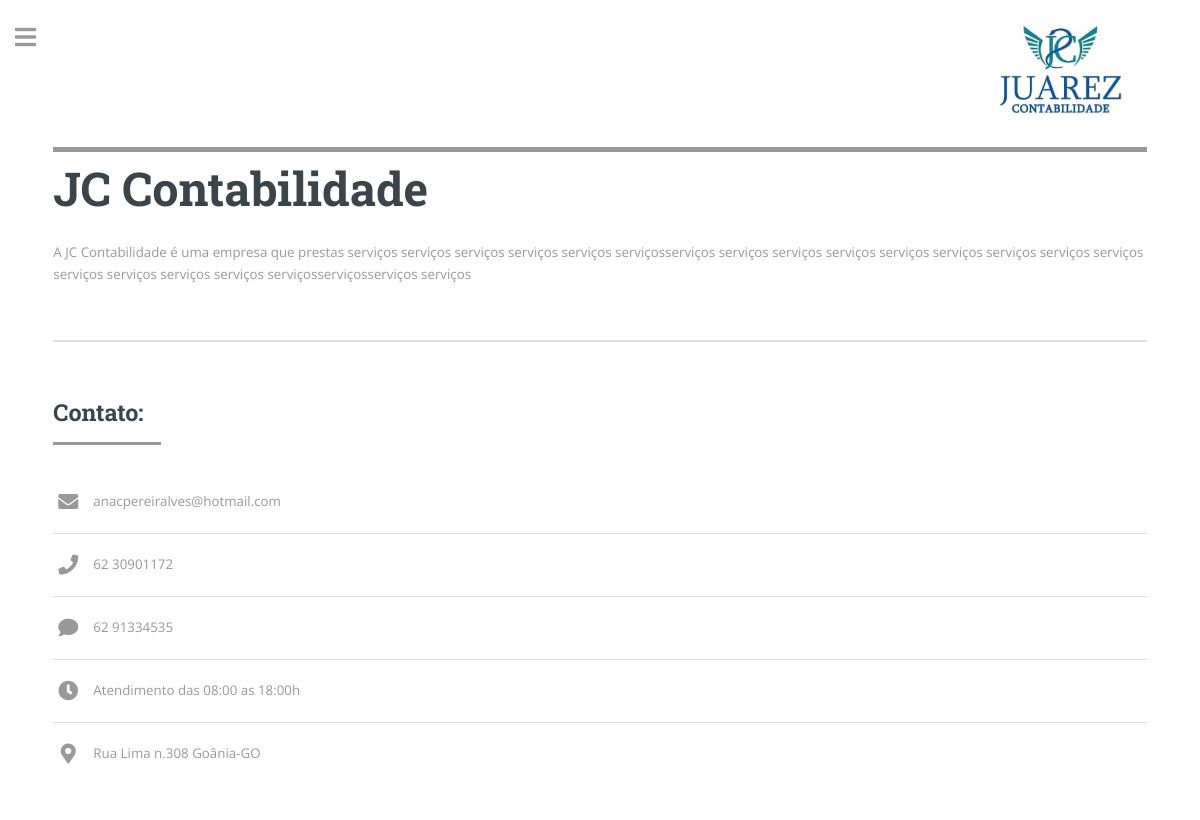
Page /jccontabilidade/ on the committed database.
### jc_contabilidade/models.py (models this page shows, shortened)
class dado(models.Model):
    nome_fantasia = models.CharField(max_length=300)
    logomarca = models.ImageField(upload_to='logomarca', null=True, blank=True)
    endereço = models.CharField(max_length=300)
    cidade = models.CharField(max_length=50)
    estado = models.CharField(max_length=50)
    cnpj = models.CharField(max_length=11)
    horario_de_atendimento = models.CharField(max_length=20)
    nome_do_proprietário = models.CharField(max_length=100)
    sobrenome = models.CharField(max_length=100)
    email = models.EmailField()
    telefone_fixo = models.CharField(max_length=11)
    celular_whatsapp = models.CharField(max_length=11)
    breve_descrição_da_empresa = models.TextField()

### jc_contabilidade/views.py (the view)
# urls.py: path('', home_jccontabilidade),
def home_jccontabilidade(request):
    lista_dados = dado.objects.all()
    lista_produtos = produto.objects.all()
    lista_serviços = serviço.objects.all()
    data = {
            'dados_gerais': lista_dados,
            'anuncio_produtos': lista_produtos,
            'anuncio_serviços': lista_serviços,
    }
    return render(request, 'index.html', data)

### jc_contabilidade/templates/index.html (shortened to what this page needs)
{% load static %}
<html>
	<head>
		<link rel="stylesheet" href='{% static "assets/css/main.css" %}'/>
	</head>
	<body class="is-preload">
			<div id="wrapper">
					<div id="main">
						<div class="inner">
								<header id="header" >
									<div class="topo">
										{% for item in dados_gerais %}
											<img id="logomarca" src='{{ item.logomarca.url }}' float="left">
										{% endfor %}
									</div>
								</header>
								<section id="banner">
									<div class="content">
										<header>
											<h1>
												{% for item in dados_gerais %}
													<h1>{{ item.nome_fantasia }}</h1>
												{% endfor %}
											</h1>
										</header>
											{% for item in dados_gerais %}
													<p>{{ item.breve_descrição_da_empresa }}</p>
											{% endfor %}
									</div>
								</section>
								<section>
									<header class="major">
										<h2>Contato:</h2>
									</header>
									<ul class="contact">
										{% for item in dados_gerais %}
											<li class="icon solid fa-envelope">{{ item.email }}</li>
											<li class="icon solid fa-phone">{{ item.telefone_fixo }}</li>
											<li class="icon solid fa-comment">{{ item.celular_whatsapp }}</li>
											<li class="icon solid fa-clock">Atendimento das {{  item.horario_de_atendimento }}<br />
											<li class="icon solid fa-map-marker-alt">{{  item.endereço }} {{  item.cidade }}-{{ item.estado }}<br />
										{%endfor%}
									</ul>
								</section>
						</div>
					</div>
			</div>
	</body>
</html>

### rows in the picture
dado: logomarca (picture), nome_fantasia "JC Contabilidade", breve_descrição_da_empresa "A JC Contabilidade é uma empresa que prestas serviços serviços serviços serviços serviços serviçosserviços serviços serviços serviços serviços serviços serviços serviços serviços serviços serviços serviços serviços serviçosserviçosserviços serviços", email "anacpereiralves@hotmail.com", telefone_fixo "62 30901172", celular_whatsapp "62 91334535", horario_de_atendimento "08:00 as 18:00h", endereço "Rua Lima n.308", cidade "Goânia", estado "GO"
